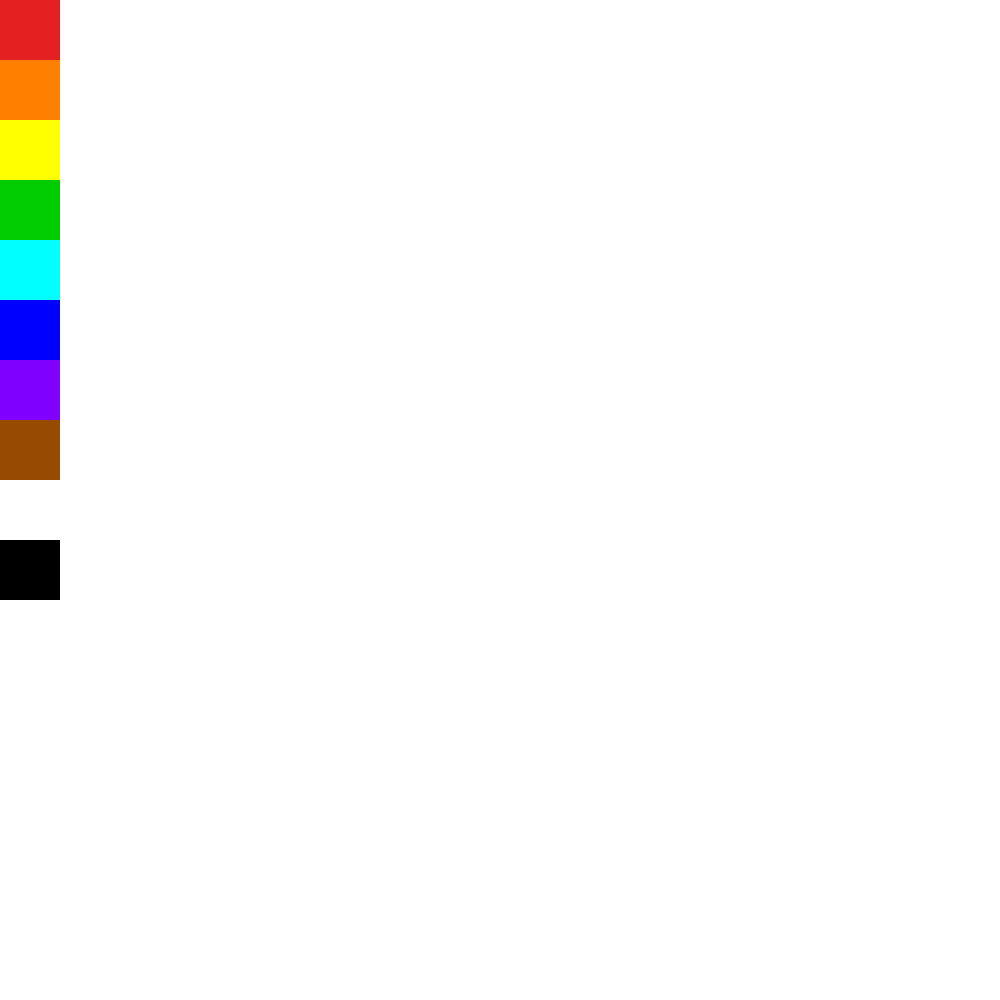
Frame 1 (no input)
Frame 60 (no input): identical to frame 1, image omitted
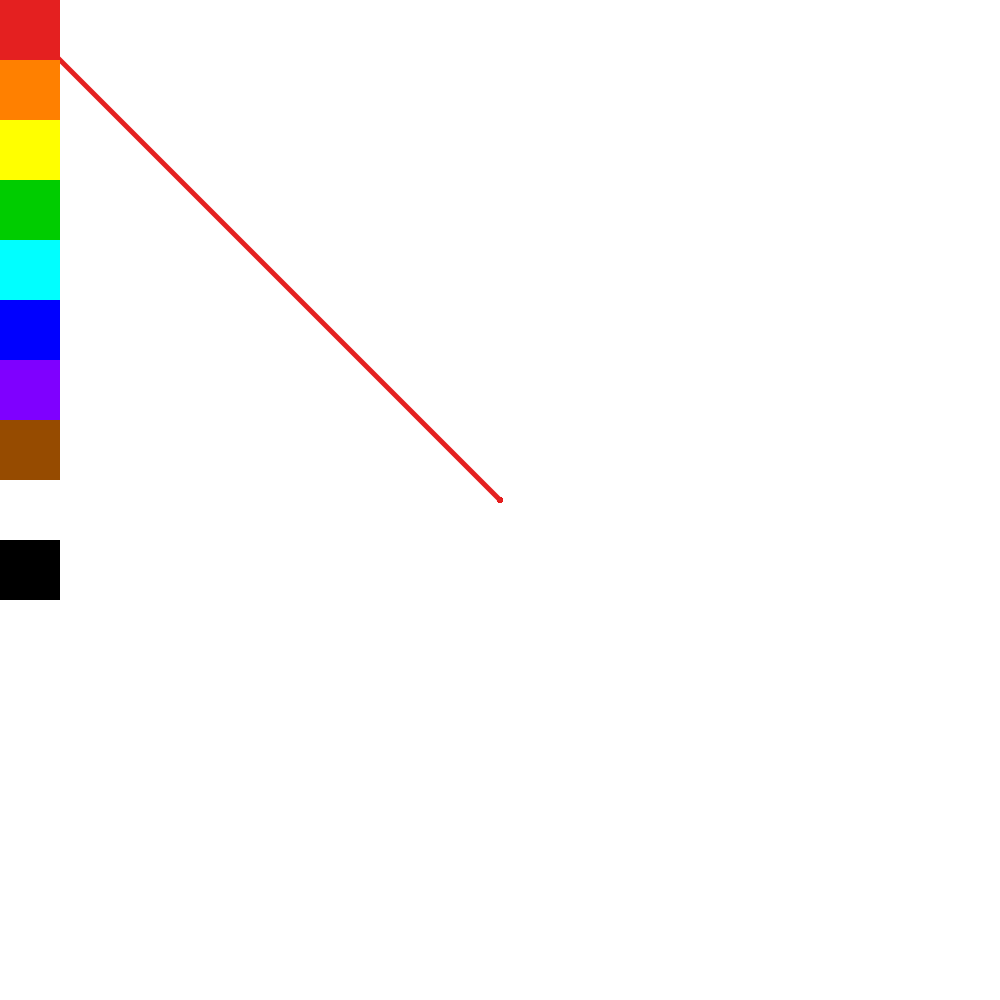
Frame 120 (the mouse pressed at the canvas centre since frame 60)

The p5.js sketch that drew these frames (run headless with seeded random() and noise() and a simulated clock; from frame 60 on, the mouse is pressed at the canvas centre):

// p5.js sketch
// ── sketch.js
var brushColor;

function setup() {
  createCanvas(1000, 1000);
  strokeWeight(5);
  brushColor = color(228, 32,32);
}

function draw() {
  //background(220);
  noStroke();
  fill(228, 32, 32); //red paint
  rect(0, 0, 60,60);
  fill(255, 128, 0); //orange paint
  rect(0, 60, 60, 60);
  fill(255, 255,0); //yellow paint
  rect(0, 120, 60,60);
  fill(0, 204, 0); //green paint
  rect(0, 180, 60, 60);
  fill(	0, 255, 255); //cyan paint
  rect(0, 240, 60, 60);
  fill(0, 0, 255); //blue paint
  rect(0, 300, 60, 60);
  fill(127, 0, 255); //purple paint
  rect(0, 360, 60, 60);
  fill(150, 75, 0); //brown paint
  rect(0, 420, 60, 60);
  fill(255, 255, 255); //white paint
  rect(0, 480, 60, 60);
  fill(0); //black paint
  rect(0, 540, 60, 60);
  
  if(mouseIsPressed == true){
    if(mouseY < 600){
      if(mouseX < 60 && mouseY < 60){
        brushColor = color(228, 32, 32); //clicks red paint
      } else if(mouseX < 60 && mouseY < 120){
        brushColor = color(255, 128, 0); //clicks orange paint
      } else if(mouseX < 60 && mouseY < 180){
        brushColor = color(255, 255, 0); //clicks yellow paint
      } else if(mouseX < 60 && mouseY < 240){
        brushColor = color(0, 240, 0); //clicks green paint
      } else if(mouseX < 60 && mouseY < 300){
        brushColor = color(0, 255, 255); //clicks cyan paint
      } else if(mouseX < 60 && mouseY < 360){
        brushColor = color(0, 0, 255); //clicks blue paint
      } else if(mouseX < 60 && mouseY < 420){
        brushColor = color(127, 0, 255); //clicks purple paint
      } else if(mouseX < 60 && mouseY < 480){
        brushColor = color(150, 75, 0); //clicks brown paint
      } else if(mouseX < 60 && mouseY < 540){
        brushColor = color(255, 255, 255); //clicks white paint
      } else if(mouseX < 60 && mouseY < 600){
        brushColor = color(0); //clicks black paint
      }
    }
    strokeWeight(5);
    stroke(brushColor);
    line(mouseX, mouseY, pmouseX, pmouseY);
  }
  console.log(mouseX);
  console.log(mouseY);
   
}
